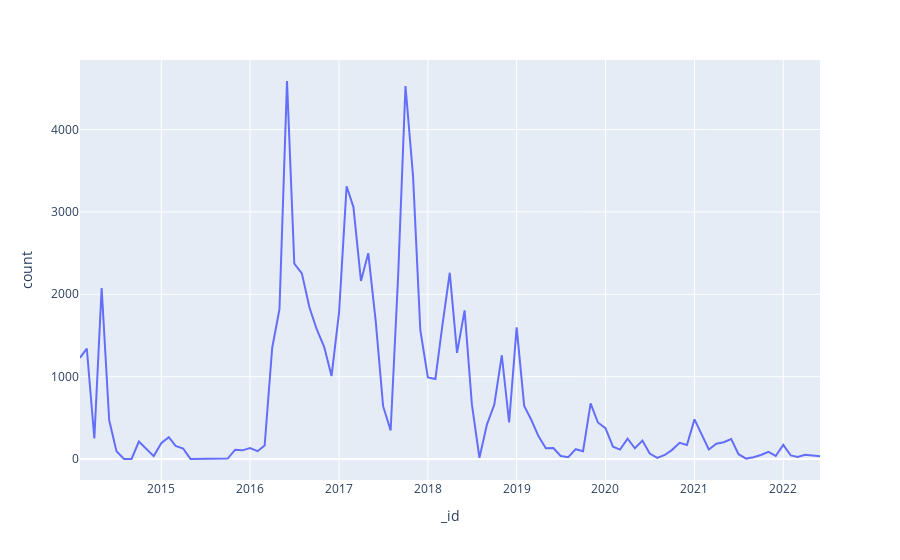

Notebook cell for this chart:
### Code cell
import pandas as pd
import plotly.express as px

pipeline = [
        {"$unwind": "$content"},
        {"$group": {"_id": {"$substr": ["$content.created_at", 0, 7]}, "count": {"$sum": 1}}}
    ]
result = list(forum_collection.aggregate(pipeline))
result_sorted = sorted(result, key=lambda r: r['_id'])
df = pd.DataFrame(result_sorted)

# Convertir les dates en type 'datetime'
df['_id'] = pd.to_datetime(df['_id'])

# Tracer une courbe avec Plotly Express
fig = px.line(df, x='_id', y='count')
fig.show()
